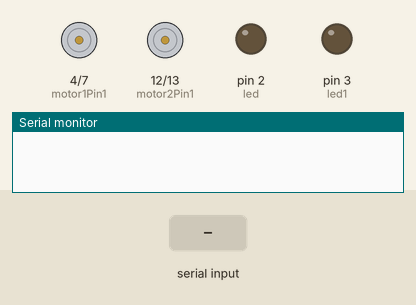
Simulated run of this sketch. Board: Arduino Uno, built with avr-gcc and run on an emulated ATmega328P. Shown: motor-driver pin pairs drawn as motors (green arrow = first pin HIGH = forward, orange = second pin HIGH = backward, longer = more drive, scaled by the enable pin), output pins drawn as LEDs (lit = HIGH), the last lines printed to the serial monitor. Inputs (shaded band) come from the test bench.

Above: at 1.2 s.
1.3 s: byte 1 (1) received over Serial
At 1.8 s:
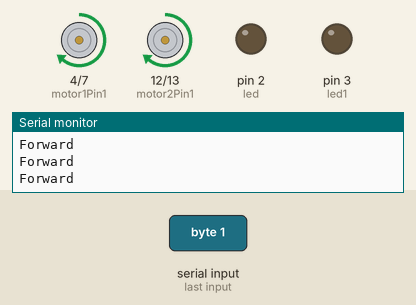
3.0 s: byte 2 (2) received over Serial
At 3.22 s:
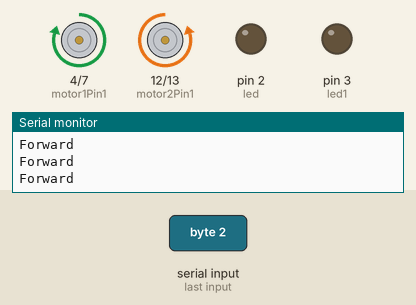
4.8 s: byte 3 (3) received over Serial
At 5.07 s:
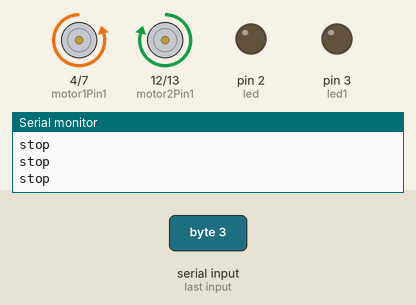
6.7 s: byte 4 (4) received over Serial
At 7.1 s:
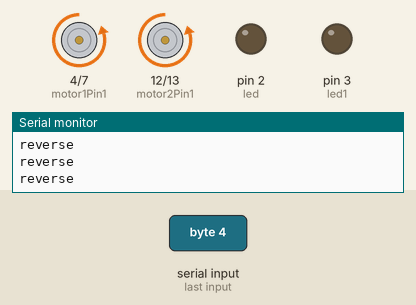
8.3 s: byte 5 (5) received over Serial
At 9.6 s:
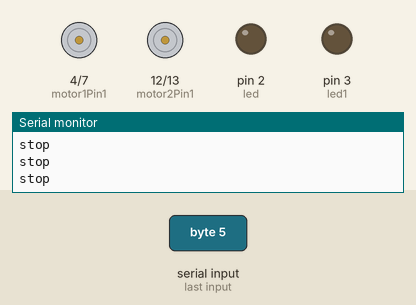
9.9 s: byte 6 (6) received over Serial
At 10.8 s:
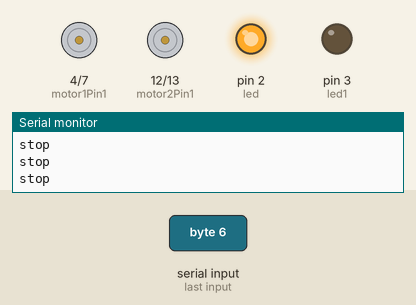
Timing chart, 0 to 12.5 s (numbered marks = the images above; inputs shaded):
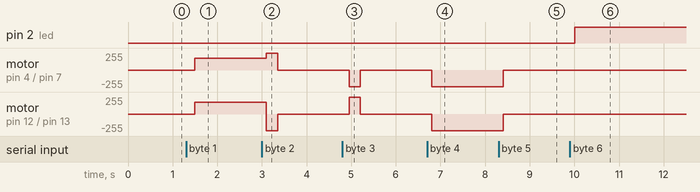

Measured:
- after the input at 1.3 s, motor on pin 4 (motor1Pin1) / pin 7 (motor1Pin2), motor on pin 12 (motor2Pin1) / pin 13 (motor2Pin2): stopped → forward 180/255 after 0.20 s
- after the input at 3.0 s, motor on pin 4 (motor1Pin1) / pin 7 (motor1Pin2): forward 180/255 → forward 250/255 after 0.10 s, → stopped 0.25 s later; motor on pin 12 (motor2Pin1) / pin 13 (motor2Pin2): forward 180/255 → backward 250/255 after 0.10 s, → stopped 0.25 s later
- after the input at 4.8 s, motor on pin 4 (motor1Pin1) / pin 7 (motor1Pin2): stopped → backward 250/255 after 0.15 s, → stopped 0.25 s later; motor on pin 12 (motor2Pin1) / pin 13 (motor2Pin2): stopped → forward 250/255 after 0.15 s, → stopped 0.25 s later
- after the input at 6.7 s, motor on pin 4 (motor1Pin1) / pin 7 (motor1Pin2), motor on pin 12 (motor2Pin1) / pin 13 (motor2Pin2): stopped → backward 250/255 after 0.10 s
- after the input at 8.3 s, motor on pin 4 (motor1Pin1) / pin 7 (motor1Pin2), motor on pin 12 (motor2Pin1) / pin 13 (motor2Pin2): backward 250/255 → stopped after 0.11 s
- after the input at 9.9 s, pin 2 (led): LOW → HIGH after 0.11 s

The sketch:

Bluetooth_control.ino
```cpp
//Initialize Motor 1
int motor1Pin1 = 4;
int motor1Pin2 = 7;
int enable1Pin = 5;

//Initialize Motor 2
int motor2Pin1 = 12;
int motor2Pin2 = 13;
int enable2Pin = 6;

int led=2;
int led1=3;


int state;
void setup() {
    // sets the pins as outputs:

    pinMode(motor1Pin1, OUTPUT);
    pinMode(motor1Pin2, OUTPUT);
    pinMode(enable1Pin, OUTPUT);
    pinMode(motor2Pin1, OUTPUT);
    pinMode(motor2Pin2, OUTPUT);
    pinMode(enable2Pin, OUTPUT);
    pinMode(led,OUTPUT);
    pinMode(led1,OUTPUT);

      digitalWrite(led,LOW);
      digitalWrite(led1,LOW);


    // initialize serial communication at 9600 bits per second:
    Serial.begin(9600);
}

void loop() {
    //if some date is sent, reads it and saves in state
    if(Serial.available())
    {
      state = Serial.read();
    }
    delay(100);
    // if the state is '1' the DC motor will go forward

      if (state == 1) // forward
    {
      digitalWrite(motor1Pin1, HIGH);
      digitalWrite(motor1Pin2, LOW);
      digitalWrite(motor2Pin1, HIGH);
      digitalWrite(motor2Pin2, LOW);
      analogWrite(enable1Pin, 180);
      analogWrite(enable2Pin, 180);
      Serial.println("Forward");
    }

    else if (state == 2)  // left
    {
      //turn left
        digitalWrite(motor1Pin1, HIGH);
        digitalWrite(motor1Pin2, LOW);
        digitalWrite(motor2Pin1, LOW);
        digitalWrite(motor2Pin2, HIGH);
        analogWrite(enable1Pin, 250);
        analogWrite(enable2Pin, 250);

        delay(150);

        state = 5;
        Serial.println("left");
    }

    else if (state == 5) //  Stop
    {
        digitalWrite(enable1Pin, 0);
        digitalWrite(enable2Pin, 0);
        delay(300);
        Serial.println("stop");
    }

    else if (state == 3) // right
    {
      //TURN RIGHT
        digitalWrite(motor1Pin1, LOW);
        digitalWrite(motor1Pin2, HIGH);
        digitalWrite(motor2Pin1, HIGH);
        digitalWrite(motor2Pin2, LOW);
        analogWrite(enable1Pin, 250);
        analogWrite(enable2Pin, 250);

        delay(150);

        state = 5;

        Serial.println("right");

    }

    else if (state == 4) //reverse
    {

        digitalWrite(motor1Pin1, LOW);
        digitalWrite(motor1Pin2, HIGH);
        digitalWrite(motor2Pin1, LOW);
        digitalWrite(motor2Pin2, HIGH);
        analogWrite(enable1Pin, 180);
        analogWrite(enable2Pin, 180);

        Serial.println("reverse");
    }

    else if (state==6)
    {
      digitalWrite(led,HIGH);
      digitalWrite(led1,LOW);
    }
     else if (state==7)
    {
      digitalWrite(led,LOW);
      digitalWrite(led1,HIGH);

    }
}
```
